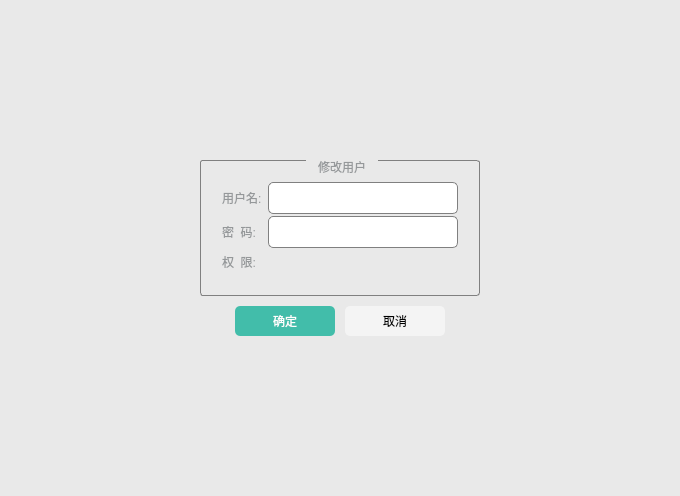
<?xml version="1.0" encoding="UTF-8"?>
<ui version="4.0">
 <class>DeModifyUserDlg</class>
 <widget class="QDialog" name="DeModifyUserDlg">
  <property name="geometry">
   <rect>
    <x>0</x>
    <y>0</y>
    <width>680</width>
    <height>496</height>
   </rect>
  </property>
  <property name="windowTitle">
   <string>DeModifyUserDlg</string>
  </property>
  <property name="styleSheet">
   <string notr="true">#DeModifyUserDlg
{    
	background-color: #E9E9E9;
}

QLineEdit
{
border:1px solid gray;
border-radius:5px;
font: 14px &quot;微软雅黑&quot;;
min-height:30px;
max-height:30px;
}

QLabel
{
font: 14px &quot;微软雅黑&quot;;
color: #95989A;
}

QGroupBox {
     border: 1px solid gray;
     border-radius: 3px;
     margin-top: 2ex; /* leave space at the top for the title */
     color: #95989A;
     font: 14px &quot;微软雅黑&quot;;
     padding:10px;
 }

 QGroupBox::title {
     subcontrol-origin: margin;
     subcontrol-position: top center; /* position at the top center */
     padding: 0 10px;
     background-color: qlineargradient(x1: 0, y1: 0, x2: 0, y2: 1,
                                       stop: 0 #FFOECE, stop: 1 #FFFFFF);
 }

QPushButton 
{    
	font: bold 14px &quot;微软雅黑&quot;;
	background-color: rgb(244, 244, 244);
    border:none;
    border-radius: 5px;
    min-width:100px;
    max-width:100px;
    min-height:30px;
    max-height:30px;
 }
</string>
  </property>
  <layout class="QGridLayout" name="gridLayout_3">
   <property name="leftMargin">
    <number>200</number>
   </property>
   <property name="topMargin">
    <number>160</number>
   </property>
   <property name="rightMargin">
    <number>200</number>
   </property>
   <property name="bottomMargin">
    <number>160</number>
   </property>
   <property name="spacing">
    <number>0</number>
   </property>
   <item row="0" column="0">
    <widget class="QWidget" name="widget" native="true">
     <property name="maximumSize">
      <size>
       <width>16777215</width>
       <height>16777215</height>
      </size>
     </property>
     <property name="styleSheet">
      <string notr="true"/>
     </property>
     <layout class="QGridLayout" name="gridLayout_2">
      <property name="margin">
       <number>0</number>
      </property>
      <property name="spacing">
       <number>10</number>
      </property>
      <item row="0" column="0" colspan="4">
       <widget class="QGroupBox" name="groupBox">
        <property name="maximumSize">
         <size>
          <width>16777215</width>
          <height>16777215</height>
         </size>
        </property>
        <property name="title">
         <string>修改用户</string>
        </property>
        <layout class="QGridLayout" name="gridLayout">
         <property name="verticalSpacing">
          <number>2</number>
         </property>
         <item row="0" column="0">
          <widget class="QLabel" name="label">
           <property name="minimumSize">
            <size>
             <width>0</width>
             <height>0</height>
            </size>
           </property>
           <property name="text">
            <string>用户名:</string>
           </property>
          </widget>
         </item>
         <item row="0" column="1">
          <widget class="QLineEdit" name="userLineEdit">
           <property name="maxLength">
            <number>32</number>
           </property>
           <property name="readOnly">
            <bool>true</bool>
           </property>
          </widget>
         </item>
         <item row="1" column="0">
          <widget class="QLabel" name="label_2">
           <property name="minimumSize">
            <size>
             <width>0</width>
             <height>0</height>
            </size>
           </property>
           <property name="text">
            <string>密  码:</string>
           </property>
          </widget>
         </item>
         <item row="1" column="1">
          <widget class="QLineEdit" name="passwdLineEdit">
           <property name="maxLength">
            <number>32</number>
           </property>
           <property name="echoMode">
            <enum>QLineEdit::Password</enum>
           </property>
           <property name="readOnly">
            <bool>true</bool>
           </property>
          </widget>
         </item>
         <item row="2" column="0">
          <widget class="QLabel" name="label_3">
           <property name="minimumSize">
            <size>
             <width>0</width>
             <height>0</height>
            </size>
           </property>
           <property name="text">
            <string>权  限:</string>
           </property>
          </widget>
         </item>
         <item row="2" column="1">
          <widget class="DeComboBox" name="widgePermission" native="true"/>
         </item>
        </layout>
       </widget>
      </item>
      <item row="1" column="0">
       <spacer name="horizontalSpacer">
        <property name="orientation">
         <enum>Qt::Horizontal</enum>
        </property>
        <property name="sizeHint" stdset="0">
         <size>
          <width>37</width>
          <height>20</height>
         </size>
        </property>
       </spacer>
      </item>
      <item row="1" column="1">
       <widget class="QPushButton" name="okBtn">
        <property name="styleSheet">
         <string notr="true">QPushButton 
{
	background-color: #42BDAA;
    color: #FFFFFF;
}</string>
        </property>
        <property name="text">
         <string>确定</string>
        </property>
       </widget>
      </item>
      <item row="1" column="2">
       <widget class="QPushButton" name="cancelBtn">
        <property name="text">
         <string>取消</string>
        </property>
       </widget>
      </item>
      <item row="1" column="3">
       <spacer name="horizontalSpacer_2">
        <property name="orientation">
         <enum>Qt::Horizontal</enum>
        </property>
        <property name="sizeHint" stdset="0">
         <size>
          <width>37</width>
          <height>20</height>
         </size>
        </property>
       </spacer>
      </item>
     </layout>
    </widget>
   </item>
  </layout>
 </widget>
 <layoutdefault spacing="6" margin="11"/>
 <customwidgets>
  <customwidget>
   <class>DeComboBox</class>
   <extends>QWidget</extends>
   <header location="global">decombobox.h</header>
   <container>1</container>
  </customwidget>
 </customwidgets>
 <resources/>
 <connections/>
</ui>
